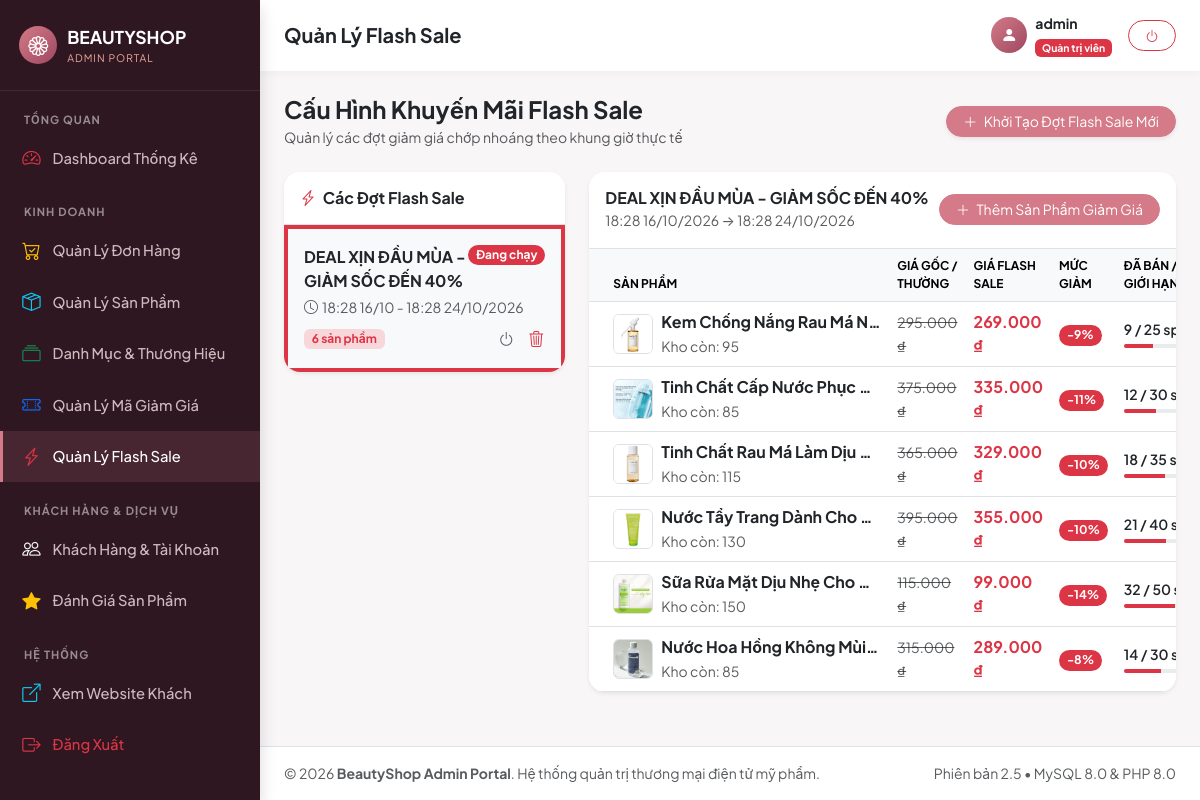
The app's page /php/manage_flash_sales.php (signed in) with its own data.
### tables this page shows
CREATE TABLE IF NOT EXISTS `flash_sales` (
    `id` INT AUTO_INCREMENT PRIMARY KEY,
    `title` VARCHAR(150) NOT NULL,
    `start_time` DATETIME NOT NULL,
    `end_time` DATETIME NOT NULL,
    `is_active` TINYINT(1) NOT NULL DEFAULT 1,
    `created_at` DATETIME NOT NULL DEFAULT CURRENT_TIMESTAMP
);

CREATE TABLE IF NOT EXISTS `flash_sale_items` (
    `id` INT AUTO_INCREMENT PRIMARY KEY,
    `flash_sale_id` INT NOT NULL,
    `product_id` INT NOT NULL,
    `flash_price` DECIMAL(12, 2) NOT NULL,
    `quantity_limit` INT NOT NULL DEFAULT 50,
    `sold_count` INT NOT NULL DEFAULT 0,
    CONSTRAINT `fk_fsi_sale` FOREIGN KEY (`flash_sale_id`) REFERENCES `flash_sales` (`id`) ON DELETE CASCADE,
    CONSTRAINT `fk_fsi_product` FOREIGN KEY (`product_id`) REFERENCES `products` (`product_id`) ON DELETE CASCADE
);

CREATE TABLE IF NOT EXISTS `products` (
    `product_id` INT AUTO_INCREMENT PRIMARY KEY,
    `category_id` INT NOT NULL,
    `brand_id` INT NULL,
    `product_name` VARCHAR(255) NOT NULL,
    `slug` VARCHAR(255) NOT NULL,
    `original_price` DECIMAL(12, 2) NOT NULL DEFAULT 0.00,
    `price` DECIMAL(12, 2) NOT NULL DEFAULT 0.00,
    `quantity` INT NOT NULL DEFAULT 0,
    `sold_count` INT NOT NULL DEFAULT 0,
    `image` VARCHAR(255) NOT NULL,
    `description` TEXT NULL,
    `ingredients_text` TEXT NULL,
    `usage_instructions` TEXT NULL,
    `capacity` VARCHAR(50) DEFAULT '100ml',
    `skin_type_summary` VARCHAR(150) DEFAULT 'Mọi loại da',
    `is_featured` TINYINT(1) NOT NULL DEFAULT 0,
    `is_new` TINYINT(1) NOT NULL DEFAULT 1,
    `is_active` TINYINT(1) NOT NULL DEFAULT 1,
    `rating_avg` DECIMAL(3, 2) NOT NULL DEFAULT 5.00,
    `rating_count` INT NOT NULL DEFAULT 0,
    `created_at` DATETIME NOT NULL DEFAULT CURRENT_TIMESTAMP,
    `updated_at` DATETIME NOT NULL DEFAULT CURRENT_TIMESTAMP ON UPDATE CURRENT_TIMESTAMP,
    INDEX `idx_products_cat` (`category_id`),
    INDEX `idx_products_brand` (`brand_id`),
    INDEX `idx_products_price` (`price`),
    INDEX `idx_products_active` (`is_active`),
    INDEX `idx_products_featured` (`is_featured`),
    CONSTRAINT `fk_products_category` FOREIGN KEY (`category_id`) REFERENCES `categories` (`category_id`) ON UPDATE CASCADE ON DELETE RESTRICT,
    CONSTRAINT `fk_products_brand` FOREIGN KEY (`brand_id`) REFERENCES `brands` (`brand_id`) ON UPDATE CASCADE ON DELETE SET NULL
);

### php/config.php (called while the page is built, shortened)
<?php
function format_price($number) {
    return number_format((float)$number, 0, ',', '.') . ' ₫';
}

### php/manage_flash_sales.php (the view, shortened to what this page needs)
<?php
require_once __DIR__ . '/config.php';
$flash_sales = $pdo->query("
    SELECT fs.*,
           (SELECT COUNT(*) FROM flash_sale_items WHERE flash_sale_id = fs.id) as total_items
    FROM flash_sales fs
    ORDER BY fs.id DESC
")->fetchAll();
$selected_fs_id = (int)($_GET['fs_id'] ?? ($flash_sales[0]['id'] ?? 0));
$current_fs = null;
$sale_items = [];
if ($selected_fs_id > 0) {
    $c_stmt = $pdo->prepare("SELECT * FROM flash_sales WHERE id = ?");
    $c_stmt->execute([$selected_fs_id]);
    $current_fs = $c_stmt->fetch();
    $items_stmt = $pdo->prepare("
        SELECT fsi.*, p.product_name, p.price as regular_price, p.original_price, p.image, p.quantity as stock
        FROM flash_sale_items fsi
        JOIN products p ON fsi.product_id = p.product_id
        WHERE fsi.flash_sale_id = ?
        ORDER BY fsi.id DESC
    ");
    $items_stmt->execute([$selected_fs_id]);
    $sale_items = $items_stmt->fetchAll();
}
include 'admin_header.php';
?>
<div class="d-flex justify-content-between align-items-center mb-4">
  <div>
    <h4 class="fw-bold text-dark mb-1">Cấu Hình Khuyến Mãi Flash Sale</h4>
    <p class="text-muted small mb-0">Quản lý các đợt giảm giá chớp nhoáng theo khung giờ thực tế</p>
  </div>
  <button class="btn btn-danger btn-sm rounded-pill px-3 shadow-sm" data-bs-toggle="modal" data-bs-target="#createCampaignModal" style="background:#d47a88; border-color:#d47a88;">
    <i class="bi bi-plus-lg me-1"></i> Khởi Tạo Đợt Flash Sale Mới
  </button>
</div>
<div class="row g-4">
  <div class="col-lg-4">
    <div class="card border-0 shadow-sm rounded-4 overflow-hidden">
      <div class="card-header bg-white py-3 border-bottom">
        <h6 class="fw-bold text-dark mb-0"><i class="bi bi-lightning-charge me-1 text-danger"></i> Các Đợt Flash Sale</h6>
      </div>
      <div class="list-group list-group-flush">
        <?php if (empty($flash_sales)): ?>
          <div class="p-4 text-center text-muted small">Chưa có sự kiện Flash Sale nào.</div>
        <?php else: ?>
          <?php foreach ($flash_sales as $fs):
            $now = date('Y-m-d H:i:s');
            $is_running = ($fs['is_active'] && $fs['start_time'] <= $now && $fs['end_time'] >= $now);
            $is_ended = ($fs['end_time'] < $now);
          ?>
            <a href="manage_flash_sales.php?fs_id=<?= $fs['id'] ?>"
               class="list-group-item list-group-item-action p-3 <?= $selected_fs_id === (int)$fs['id'] ? 'bg-light border-start border-danger border-4' : '' ?>">
              <div class="d-flex justify-content-between align-items-start mb-1">
                <span class="fw-bold text-dark"><?= htmlspecialchars($fs['title']) ?></span>
                <?php if ($is_running): ?>
                  <span class="badge bg-danger rounded-pill">Đang chạy</span>
                <?php elseif ($is_ended): ?>
                  <span class="badge bg-secondary rounded-pill">Đã kết thúc</span>
                <?php else: ?>
                  <span class="badge bg-warning text-dark rounded-pill">Sắp diễn ra</span>
                <?php endif; ?>
              </div>
              <div class="small text-muted mb-2">
                <i class="bi bi-clock me-1"></i><?= date('H:i d/m', strtotime($fs['start_time'])) ?> - <?= date('H:i d/m/Y', strtotime($fs['end_time'])) ?>
              </div>
              <div class="d-flex justify-content-between align-items-center">
                <span class="badge bg-danger-subtle text-danger"><?= $fs['total_items'] ?> sản phẩm</span>
                <div class="d-flex gap-1" onclick="event.stopPropagation();">
                  <form method="POST" style="display:inline;">
                    <button type="submit" class="btn btn-sm btn-link p-0 text-decoration-none text-muted" title="Bật/Tắt">
                      <i class="bi bi-power fs-6"></i>
                    </button>
                  </form>
                  <form method="POST" style="display:inline;" onsubmit="return confirm('Bạn có chắc muốn xóa đợt Flash Sale này?');">
                    <button type="submit" class="btn btn-sm btn-link p-0 text-decoration-none text-danger ms-2" title="Xóa">
                      <i class="bi bi-trash3 fs-6"></i>
                    </button>
                  </form>
                </div>
              </div>
            </a>
          <?php endforeach; ?>
        <?php endif; ?>
      </div>
    </div>
  </div>
  <div class="col-lg-8">
    <?php if ($current_fs): ?>
      <div class="card border-0 shadow-sm rounded-4 overflow-hidden">
        <div class="card-header bg-white py-3 border-bottom d-flex justify-content-between align-items-center">
          <div>
            <h6 class="fw-bold text-dark mb-0"><?= htmlspecialchars($current_fs['title']) ?></h6>
            <small class="text-muted">
              <?= date('H:i d/m/Y', strtotime($current_fs['start_time'])) ?> &rarr; <?= date('H:i d/m/Y', strtotime($current_fs['end_time'])) ?>
            </small>
          </div>
          <button class="btn btn-danger btn-sm rounded-pill px-3" data-bs-toggle="modal" data-bs-target="#addItemModal" style="background:#d47a88; border-color:#d47a88;">
            <i class="bi bi-plus-lg me-1"></i> Thêm Sản Phẩm Giảm Giá
          </button>
        </div>
        <div class="table-responsive">
          <table class="table table-hover align-middle mb-0">
            <thead class="table-light text-uppercase text-secondary" style="font-size: 0.75rem;">
              <tr>
                <th class="ps-4">Sản Phẩm</th>
                <th>Giá Gốc / Thường</th>
                <th>Giá Flash Sale</th>
                <th>Mức Giảm</th>
                <th>Đã Bán / Giới Hạn</th>
              </tr>
            </thead>
            <tbody>
              <?php if (empty($sale_items)): ?>
                <tr>
                  <td colspan="6" class="text-center py-5 text-muted">
                    Chưa có sản phẩm nào trong đợt sale này. Bấm nút "Thêm Sản Phẩm Giảm Giá" ở trên.
                  </td>
                </tr>
              <?php else: ?>
                <?php foreach ($sale_items as $item):
                  $img = (strpos($item['image'], 'http') === 0) ? $item['image'] : '../images/products/' . $item['image'];
                  $discount_pct = round((($item['regular_price'] - $item['flash_price']) / $item['regular_price']) * 100);
                ?>
                  <tr>
                    <td class="ps-4">
                      <div class="d-flex align-items-center gap-2">
                        <img src="<?= htmlspecialchars($img) ?>" class="rounded-2 border" style="width: 40px; height: 40px; object-fit: cover;" onerror="this.src='../images/products/kem-duong-phuc-hoi-b5.jpg'">
                        <div>
                          <div class="fw-bold text-dark text-truncate" style="max-width: 220px;"><?= htmlspecialchars($item['product_name']) ?></div>
                          <small class="text-muted">Kho còn: <?= $item['stock'] ?></small>
                        </div>
                      </div>
                    </td>
                    <td>
                      <del class="text-muted small"><?= format_price($item['regular_price']) ?></del>
                    </td>
                    <td>
                      <span class="fw-bold text-danger fs-6"><?= format_price($item['flash_price']) ?></span>
                    </td>
                    <td>
                      <span class="badge bg-danger rounded-pill">-<?= $discount_pct ?>%</span>
                    </td>
                    <td>
                      <div class="small fw-semibold"><?= $item['sold_count'] ?> / <?= $item['quantity_limit'] ?> sp</div>
                      <div class="progress mt-1" style="height: 4px; width: 80px;">
                        <div class="progress-bar bg-danger" style="width: <?= min(100, round(($item['sold_count'] / $item['quantity_limit']) * 100)) ?>%;"></div>
                      </div>
                    </td>
                  </tr>
                <?php endforeach; ?>
              <?php endif; ?>
            </tbody>
          </table>
        </div>
      </div>
    <?php else: ?>
      <div class="card border-0 shadow-sm rounded-4 p-5 text-center text-muted">
        Vui lòng chọn hoặc tạo một đợt Flash Sale ở cột bên trái để quản lý sản phẩm.
      </div>
    <?php endif; ?>
  </div>
</div>
<?php include 'admin_footer.php'; ?>

### php/admin_header.php (style rules this page uses)
:root { --admin-primary: #d47a88; --admin-dark: #3b1e28; --admin-bg: #f8f6f7; --sidebar-width: 260px; }
body { font-family: 'Plus Jakarta Sans', -apple-system, sans-serif; background-color: var(--admin-bg); color: #333; }

### records on screen
flash_sales: title "DEAL XỊN ĐẦU MÙA - GIẢM SỐC ĐẾN 40%", is_active "Đang chạy", start_time "18:28 16/10", end_time "18:28 24/10/2026", total_items "6", start_time "18:28 16/10/2026"
flash_sale_items: product.image (picture), product.product_name "Kem Chống Nắng Rau Má N…", product.quantity "95", product.price "295.000 ₫", flash_price "269.000 ₫", discount_pct "9", sold_count "9", quantity_limit "25"
flash_sale_items: product.image (picture), product.product_name "Tinh Chất Cấp Nước Phục…", product.quantity "85", product.price "375.000 ₫", flash_price "335.000 ₫", discount_pct "11", sold_count "12", quantity_limit "30"
flash_sale_items: product.image (picture), product.product_name "Tinh Chất Rau Má Làm Dịu…", product.quantity "115", product.price "365.000 ₫", flash_price "329.000 ₫", discount_pct "10", sold_count "18", quantity_limit "35"
flash_sale_items: product.image (picture), product.product_name "Nước Tẩy Trang Dành Cho…", product.quantity "130", product.price "395.000 ₫", flash_price "355.000 ₫", discount_pct "10", sold_count "21", quantity_limit "40"
flash_sale_items: product.image (picture), product.product_name "Sữa Rửa Mặt Dịu Nhẹ Cho…", product.quantity "150", product.price "115.000 ₫", flash_price "99.000 ₫", discount_pct "14", sold_count "32", quantity_limit "50"
flash_sale_items: product.image (picture), product.product_name "Nước Hoa Hồng Không Mùi…", product.quantity "85", product.price "315.000 ₫", flash_price "289.000 ₫", discount_pct "8", sold_count "14", quantity_limit "30"

### other values on screen
$admin_section_title "Quản Lý Flash Sale"
$admin_user "admin"
